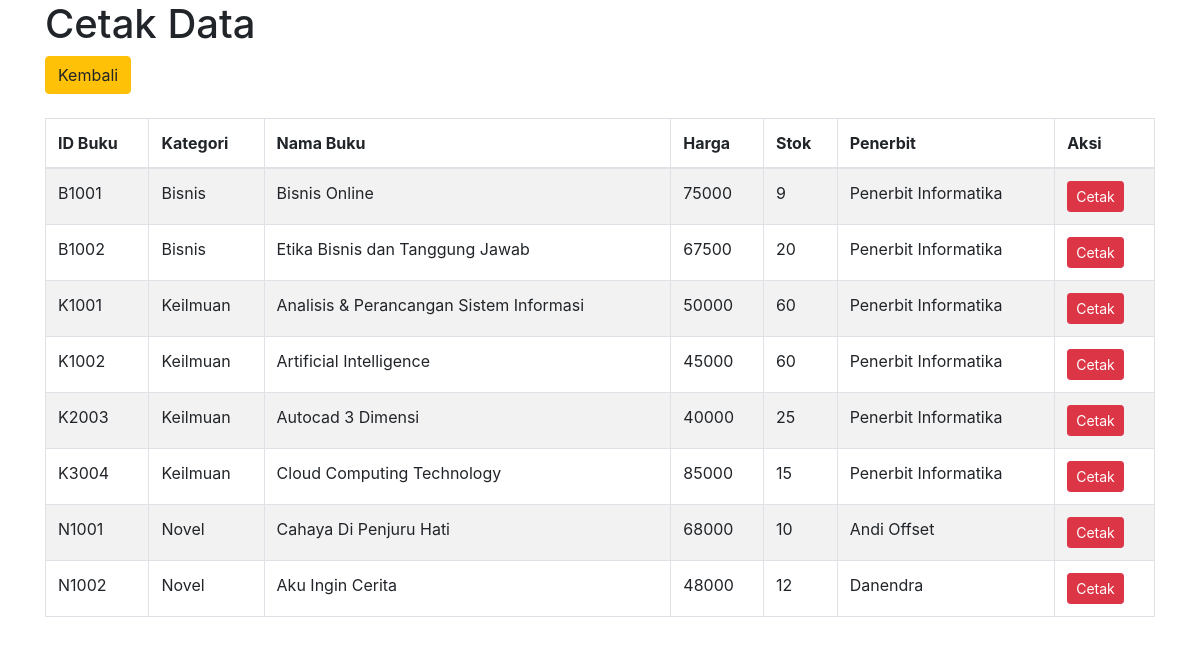
Screenshot of /pengadaan.php with the database file from the repository.
### tables this page shows
CREATE TABLE `tabel_buku` (
  `id_buku` char(5) NOT NULL,
  `kategori` varchar(100) NOT NULL,
  `nama_buku` varchar(100) NOT NULL,
  `harga` int(11) NOT NULL,
  `stok` int(11) NOT NULL,
  `penerbit` varchar(100) NOT NULL
);

### pengadaan.php (the view, shortened to what this page needs)
<!DOCTYPE html>
<html>
<head>
  <head>
    <link rel="stylesheet" href="css/bootstrap.min.css">
  </head>
<body>
  <div class="container">
    <h1>Cetak Data</h1>
    <a href="index.php" class="btn btn-warning">Kembali</a>
    <br><br>
    <div>
      <table id="example" class="table table-striped table-bordered" style="width:100%">
        <thead>
          <tr>
            <th>ID Buku</th>
            <th>Kategori</th>
            <th>Nama Buku</th>
            <th>Harga</th>
            <th>Stok</th>
            <th>Penerbit</th>
            <th>Aksi</th>
          </tr>
        </thead>
        <tbody>
          <?php
          include 'config.php';
          $select = mysqli_query($dbconnect, 'SELECT * FROM tabel_buku');
          while ($data = mysqli_fetch_array($select)) {
          ?>
            <tr>
              <td><?php echo $data['id_buku']; ?></td>
              <td><?php echo $data['kategori']; ?></td>
              <td><?php echo $data['nama_buku']; ?></td>
              <td><?php echo $data['harga']; ?></td>
              <td><?php echo $data['stok']; ?></td>
              <td><?php echo $data['penerbit']; ?></td>
              <td><a href="cetak.php?id_buku=<?php echo $data['id_buku']; ?>" class="btn btn-danger btn-sm">Cetak
                </a></td>
            </tr>
          <?php } ?>
        </tbody>
      </table>
    </div>
  </div>
</body>
</html>

### rows the page displays
tabel_buku: id_buku "B1001", kategori "Bisnis", nama_buku "Bisnis Online", harga "75000", stok "9", penerbit "Penerbit Informatika"
tabel_buku: id_buku "B1002", kategori "Bisnis", nama_buku "Etika Bisnis dan Tanggung Jawab", harga "67500", stok "20", penerbit "Penerbit Informatika"
tabel_buku: id_buku "K1001", kategori "Keilmuan", nama_buku "Analisis & Perancangan Sistem Informasi", harga "50000", stok "60", penerbit "Penerbit Informatika"
tabel_buku: id_buku "K1002", kategori "Keilmuan", nama_buku "Artificial Intelligence", harga "45000", stok "60", penerbit "Penerbit Informatika"
tabel_buku: id_buku "K2003", kategori "Keilmuan", nama_buku "Autocad 3 Dimensi", harga "40000", stok "25", penerbit "Penerbit Informatika"
tabel_buku: id_buku "K3004", kategori "Keilmuan", nama_buku "Cloud Computing Technology", harga "85000", stok "15", penerbit "Penerbit Informatika"
tabel_buku: id_buku "N1001", kategori "Novel", nama_buku "Cahaya Di Penjuru Hati", harga "68000", stok "10", penerbit "Andi Offset"
tabel_buku: id_buku "N1002", kategori "Novel", nama_buku "Aku Ingin Cerita", harga "48000", stok "12", penerbit "Danendra"
